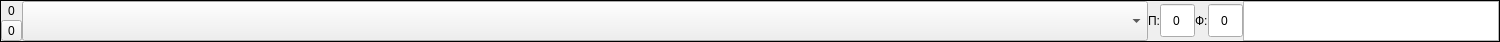
<?xml version="1.0" encoding="UTF-8"?>
<ui version="4.0">
 <class>GenerikWorkRow</class>
 <widget class="QWidget" name="GenerikWorkRow">
  <property name="geometry">
   <rect>
    <x>0</x>
    <y>0</y>
    <width>1500</width>
    <height>42</height>
   </rect>
  </property>
  <property name="minimumSize">
   <size>
    <width>0</width>
    <height>0</height>
   </size>
  </property>
  <property name="maximumSize">
   <size>
    <width>16777215</width>
    <height>42</height>
   </size>
  </property>
  <property name="windowTitle">
   <string>Form</string>
  </property>
  <layout class="QVBoxLayout" name="verticalLayout_2">
   <property name="leftMargin">
    <number>0</number>
   </property>
   <property name="topMargin">
    <number>0</number>
   </property>
   <property name="rightMargin">
    <number>0</number>
   </property>
   <property name="bottomMargin">
    <number>0</number>
   </property>
   <item>
    <widget class="QFrame" name="frame">
     <property name="frameShape">
      <enum>QFrame::Box</enum>
     </property>
     <property name="frameShadow">
      <enum>QFrame::Plain</enum>
     </property>
     <layout class="QHBoxLayout" name="horizontalLayout" stretch="0,1,0,0,0,0,0">
      <property name="spacing">
       <number>0</number>
      </property>
      <property name="leftMargin">
       <number>0</number>
      </property>
      <property name="topMargin">
       <number>0</number>
      </property>
      <property name="rightMargin">
       <number>0</number>
      </property>
      <property name="bottomMargin">
       <number>0</number>
      </property>
      <item>
       <layout class="QVBoxLayout" name="verticalLayout">
        <item>
         <widget class="QLabel" name="lbl_number">
          <property name="text">
           <string>0</string>
          </property>
          <property name="alignment">
           <set>Qt::AlignCenter</set>
          </property>
         </widget>
        </item>
        <item>
         <widget class="QToolButton" name="btn_delete">
          <property name="text">
           <string>0</string>
          </property>
          <property name="icon">
           <iconset resource="../res.qrc">
            <normaloff>:/img/img/delete.png</normaloff>:/img/img/delete.png</iconset>
          </property>
         </widget>
        </item>
       </layout>
      </item>
      <item>
       <widget class="QComboBox" name="cb_works">
        <property name="minimumSize">
         <size>
          <width>600</width>
          <height>40</height>
         </size>
        </property>
        <property name="maximumSize">
         <size>
          <width>16777215</width>
          <height>40</height>
         </size>
        </property>
       </widget>
      </item>
      <item>
       <widget class="QLabel" name="label">
        <property name="text">
         <string>П:</string>
        </property>
       </widget>
      </item>
      <item>
       <widget class="QSpinBox" name="sb_plan">
        <property name="minimumSize">
         <size>
          <width>35</width>
          <height>35</height>
         </size>
        </property>
        <property name="maximumSize">
         <size>
          <width>35</width>
          <height>35</height>
         </size>
        </property>
        <property name="alignment">
         <set>Qt::AlignCenter</set>
        </property>
        <property name="buttonSymbols">
         <enum>QAbstractSpinBox::NoButtons</enum>
        </property>
        <property name="maximum">
         <number>1000</number>
        </property>
        <property name="value">
         <number>0</number>
        </property>
        <property name="displayIntegerBase">
         <number>10</number>
        </property>
       </widget>
      </item>
      <item>
       <widget class="QLabel" name="label_2">
        <property name="text">
         <string>Ф:</string>
        </property>
       </widget>
      </item>
      <item>
       <widget class="QSpinBox" name="sb_fact">
        <property name="minimumSize">
         <size>
          <width>35</width>
          <height>35</height>
         </size>
        </property>
        <property name="maximumSize">
         <size>
          <width>35</width>
          <height>35</height>
         </size>
        </property>
        <property name="alignment">
         <set>Qt::AlignCenter</set>
        </property>
        <property name="buttonSymbols">
         <enum>QAbstractSpinBox::NoButtons</enum>
        </property>
        <property name="maximum">
         <number>1000</number>
        </property>
        <property name="value">
         <number>0</number>
        </property>
        <property name="displayIntegerBase">
         <number>10</number>
        </property>
       </widget>
      </item>
      <item>
       <widget class="QPlainTextEdit" name="text_complite">
        <property name="minimumSize">
         <size>
          <width>0</width>
          <height>40</height>
         </size>
        </property>
        <property name="maximumSize">
         <size>
          <width>16777215</width>
          <height>40</height>
         </size>
        </property>
        <property name="toolTip">
         <string>&lt;html&gt;&lt;head/&gt;&lt;body&gt;&lt;p&gt;Отметка о выполнении с указанием сроков проведения и реквизитов подтверждающих документов&lt;/p&gt;&lt;/body&gt;&lt;/html&gt;</string>
        </property>
        <property name="toolTipDuration">
         <number>-1</number>
        </property>
        <property name="statusTip">
         <string/>
        </property>
        <property name="whatsThis">
         <string/>
        </property>
        <property name="plainText">
         <string/>
        </property>
       </widget>
      </item>
     </layout>
    </widget>
   </item>
  </layout>
 </widget>
 <resources>
  <include location="../res.qrc"/>
 </resources>
 <connections/>
</ui>
